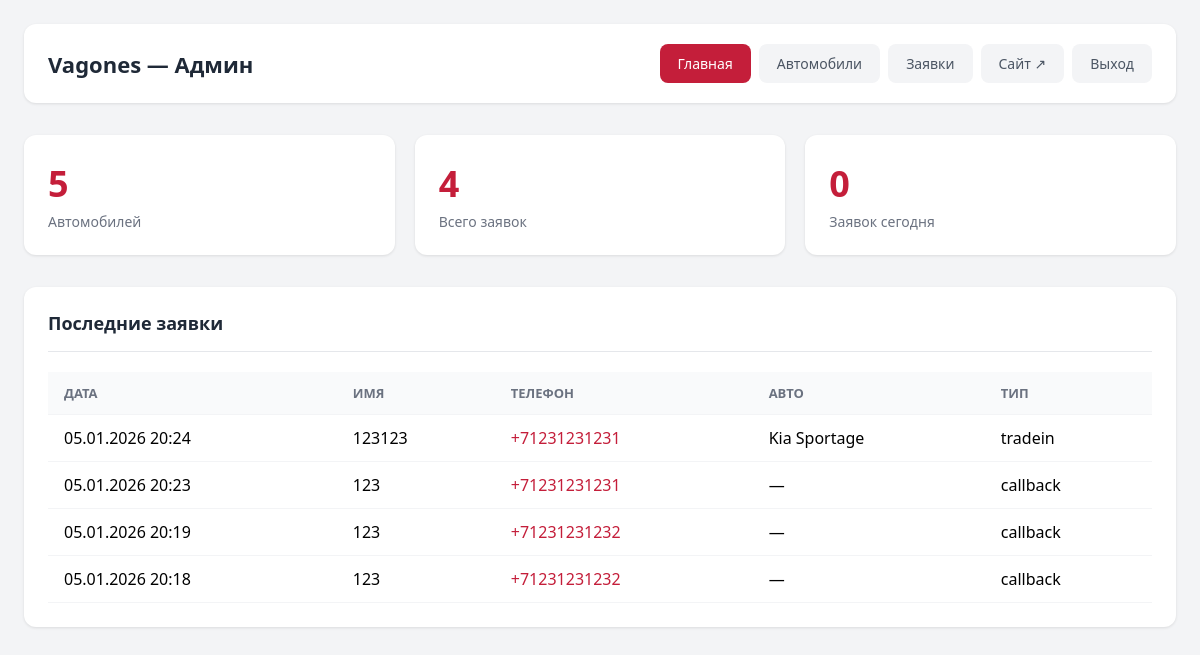
The page /admin/index.php (signed in) on the database its author committed.
### tables this page shows
CREATE TABLE leads (
                id INTEGER PRIMARY KEY AUTOINCREMENT,
                name TEXT NOT NULL,
                phone TEXT NOT NULL,
                car TEXT,
                message TEXT,
                type TEXT DEFAULT 'callback',
                created_at DATETIME DEFAULT CURRENT_TIMESTAMP
            );

### src/config/functions.php (called while the page is built, shortened)
<?php
function getDB(): PDO {
    static $pdo = null;
    if ($pdo === null) {
        $pdo = new PDO('sqlite:' . DB_PATH);
        $pdo->setAttribute(PDO::ATTR_ERRMODE, PDO::ERRMODE_EXCEPTION);
        $pdo->setAttribute(PDO::ATTR_DEFAULT_FETCH_MODE, PDO::FETCH_ASSOC);
    }
    return $pdo;
}
function getCars(): array {
    $pdo = getDB();
    $cars = [];
    $stmt = $pdo->query("SELECT * FROM cars ORDER BY is_new DESC, price_from ASC");
    foreach ($stmt->fetchAll() as $row) {
        $id = $row['id'];
        $cars[$id] = [
            'brand' => $row['brand'],
            'model' => $row['model'],
            'price_from' => (int)$row['price_from'],
            'engine' => $row['engine'],
            'transmission' => $row['transmission'],
            'banner' => $row['banner'],
            'is_new' => (bool)$row['is_new'],
            'colors' => getCarColors($id),
            'trims' => getCarTrims($id),
            'specs' => getCarSpecs($id),
            'gallery' => getCarGallery($id)
        ];
    }
    return $cars;
}
function getCarColors(string $carId): array {
    $stmt = getDB()->prepare("SELECT name, hex, image FROM car_colors WHERE car_id = ? ORDER BY
        CASE WHEN hex LIKE '#f%' OR hex LIKE '#e%' OR hex LIKE '#d%' THEN 0 ELSE 1 END,
        sort_order");
    $stmt->execute([$carId]);
    return $stmt->fetchAll();
}
function getCarTrims(string $carId): array {
    $stmt = getDB()->prepare("SELECT name, price, features FROM car_trims WHERE car_id = ? ORDER BY sort_order");
    $stmt->execute([$carId]);
    $trims = [];
    foreach ($stmt->fetchAll() as $row) {
        $trims[] = [
            'name' => $row['name'],
            'price' => (int)$row['price'],
            'features' => $row['features'] ? json_decode($row['features'], true) : []
        ];
    }
    return $trims;
}
function getCarSpecs(string $carId): array {
    $stmt = getDB()->prepare("SELECT label, value FROM car_specs WHERE car_id = ?");
    $stmt->execute([$carId]);
    $specs = [];
    foreach ($stmt->fetchAll() as $row) {
        $specs[$row['label']] = $row['value'];
    }
    return $specs;
}
function getCarGallery(string $carId): array {
    $stmt = getDB()->prepare("SELECT image FROM car_gallery WHERE car_id = ? ORDER BY sort_order");
    $stmt->execute([$carId]);
    return array_column($stmt->fetchAll(), 'image');
}
function getLeads(?string $type = null): array {
    $pdo = getDB();
    if ($type) {
        $stmt = $pdo->prepare("SELECT * FROM leads WHERE type = ? ORDER BY created_at DESC");
        $stmt->execute([$type]);
    } else {
        $stmt = $pdo->query("SELECT * FROM leads ORDER BY created_at DESC");
    }
    return $stmt->fetchAll();
}
function getLeadsCount(): int {
    return (int)getDB()->query("SELECT COUNT(*) FROM leads")->fetchColumn();
}
function getTodayLeadsCount(): int {
    return (int)getDB()->query("SELECT COUNT(*) FROM leads WHERE date(created_at) = date('now')")->fetchColumn();
}
function e(string $str): string {
    return htmlspecialchars($str, ENT_QUOTES, 'UTF-8');
}

### public_html/admin/index.php (the view, shortened to what this page needs)
<?php
require_once __DIR__ . '/../../src/config/functions.php';
?>
<?php exit; endif;
$cars = getCars();
$leads = getLeads();
?>
<!DOCTYPE html>
<html lang="ru">
<head>
</head>
<body>
    <div class="admin">
        <div class="header">
            <h1><?= SITE_NAME ?> — Админ</h1>
            <nav class="nav">
                <a href="/admin/" class="active">Главная</a>
                <a href="/admin/cars.php">Автомобили</a>
                <a href="/admin/leads.php">Заявки</a>
                <a href="/" target="_blank">Сайт ↗</a>
                <a href="?logout">Выход</a>
            </nav>
        </div>
        <div class="stats">
            <div class="stat">
                <div class="stat-value"><?= count($cars) ?></div>
                <div class="stat-label">Автомобилей</div>
            </div>
            <div class="stat">
                <div class="stat-value"><?= getLeadsCount() ?></div>
                <div class="stat-label">Всего заявок</div>
            </div>
            <div class="stat">
                <div class="stat-value"><?= getTodayLeadsCount() ?></div>
                <div class="stat-label">Заявок сегодня</div>
            </div>
        </div>
        <div class="card">
            <h2>Последние заявки</h2>
            <?php if (empty($leads)): ?>
                <div class="empty">Заявок пока нет</div>
            <?php else: ?>
            <table>
                <thead><tr><th>Дата</th><th>Имя</th><th>Телефон</th><th>Авто</th><th>Тип</th></tr></thead>
                <tbody>
                    <?php foreach (array_slice($leads, 0, 10) as $l): ?>
                    <tr>
                        <td><?= date('d.m.Y H:i', strtotime($l['created_at'])) ?></td>
                        <td><?= e($l['name']) ?></td>
                        <td><a href="tel:<?= e($l['phone']) ?>"><?= e($l['phone']) ?></a></td>
                        <td><?= e($l['car'] ?: '—') ?></td>
                        <td><?= e($l['type']) ?></td>
                    </tr>
                    <?php endforeach; ?>
                </tbody>
            </table>
            <?php endif; ?>
        </div>
    </div>
</body>
</html>

### public_html/admin/index.php (style rules this page uses)
* { box-sizing: border-box; margin: 0; padding: 0; }
body { font-family: system-ui, sans-serif; background: #f3f4f6; min-height: 100vh; }
a { color: inherit; text-decoration: none; }
.admin { max-width: 1400px; margin: 0 auto; padding: 24px; }
.header { display: flex; justify-content: space-between; align-items: center; margin-bottom: 32px; padding: 20px 24px; background: #fff; border-radius: 12px; box-shadow: 0 1px 3px rgba(0,0,0,.1); flex-wrap: wrap; gap: 16px; }
.header h1 { font-size: 22px; color: #1f2937; }
.nav { display: flex; gap: 8px; flex-wrap: wrap; }
.nav a { padding: 10px 18px; background: #f3f4f6; border-radius: 8px; font-size: 14px; font-weight: 500; color: #4b5563; transition: all .2s; }
.nav a.active { background: #c41e3a; color: #fff; }
.stats { display: grid; grid-template-columns: repeat(auto-fit, minmax(200px, 1fr)); gap: 20px; margin-bottom: 32px; }
.stat { background: #fff; padding: 24px; border-radius: 12px; box-shadow: 0 1px 3px rgba(0,0,0,.1); }
.stat-value { font-size: 36px; font-weight: 700; color: #c41e3a; }
.stat-label { font-size: 14px; color: #6b7280; margin-top: 4px; }
.card { background: #fff; border-radius: 12px; box-shadow: 0 1px 3px rgba(0,0,0,.1); padding: 24px; margin-bottom: 24px; }
.card h2 { font-size: 18px; color: #1f2937; margin-bottom: 20px; padding-bottom: 16px; border-bottom: 1px solid #e5e7eb; }
table { width: 100%; border-collapse: collapse; }
th, td { padding: 12px 16px; text-align: left; border-bottom: 1px solid #f3f4f6; }
th { background: #f9fafb; font-size: 13px; font-weight: 600; color: #6b7280; text-transform: uppercase; }
td a { color: #c41e3a; }

### rows shown on the page
leads: created_at "05.01.2026 20:24", name "123123", phone "+71231231231", car "Kia Sportage", type "tradein"
leads: created_at "05.01.2026 20:23", name "123", phone "+71231231231", car "—", type "callback"
leads: created_at "05.01.2026 20:19", name "123", phone "+71231231232", car "—", type "callback"
leads: created_at "05.01.2026 20:18", name "123", phone "+71231231232", car "—", type "callback"

### other values the page prints
SITE_NAME "Vagones"
count($cars) "5"
getLeadsCount() "4"
getTodayLeadsCount() "0"
